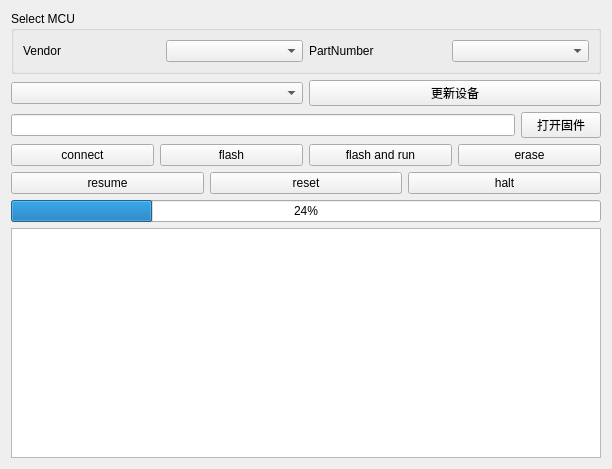
<?xml version="1.0" encoding="UTF-8"?>
<ui version="4.0">
 <class>Form</class>
 <widget class="QWidget" name="Form">
  <property name="geometry">
   <rect>
    <x>0</x>
    <y>0</y>
    <width>612</width>
    <height>469</height>
   </rect>
  </property>
  <property name="windowTitle">
   <string>DapLink flash</string>
  </property>
  <layout class="QVBoxLayout" name="verticalLayout_2">
   <item>
    <widget class="QGroupBox" name="groupBox">
     <property name="title">
      <string>Select MCU</string>
     </property>
     <layout class="QHBoxLayout" name="horizontalLayout_4">
      <item>
       <layout class="QHBoxLayout" name="horizontalLayout_3">
        <item>
         <layout class="QHBoxLayout" name="horizontalLayout">
          <item>
           <widget class="QLabel" name="label">
            <property name="text">
             <string>Vendor</string>
            </property>
           </widget>
          </item>
          <item>
           <widget class="QComboBox" name="vendor_list"/>
          </item>
         </layout>
        </item>
        <item>
         <layout class="QHBoxLayout" name="horizontalLayout_2">
          <item>
           <widget class="QLabel" name="label_2">
            <property name="text">
             <string>PartNumber</string>
            </property>
           </widget>
          </item>
          <item>
           <widget class="QComboBox" name="device_list"/>
          </item>
         </layout>
        </item>
       </layout>
      </item>
     </layout>
    </widget>
   </item>
   <item>
    <layout class="QVBoxLayout" name="verticalLayout">
     <item>
      <layout class="QHBoxLayout" name="horizontalLayout_7">
       <item>
        <widget class="QComboBox" name="daplink_list"/>
       </item>
       <item>
        <widget class="QPushButton" name="update_dap">
         <property name="text">
          <string>更新设备</string>
         </property>
        </widget>
       </item>
      </layout>
     </item>
     <item>
      <layout class="QHBoxLayout" name="horizontalLayout_5">
       <item>
        <widget class="QLineEdit" name="filepath"/>
       </item>
       <item>
        <widget class="QPushButton" name="selsec_firmware">
         <property name="text">
          <string>打开固件</string>
         </property>
        </widget>
       </item>
      </layout>
     </item>
     <item>
      <layout class="QHBoxLayout" name="horizontalLayout_6">
       <item>
        <widget class="QPushButton" name="connect">
         <property name="text">
          <string>connect</string>
         </property>
        </widget>
       </item>
       <item>
        <widget class="QPushButton" name="flash">
         <property name="text">
          <string>flash</string>
         </property>
        </widget>
       </item>
       <item>
        <widget class="QPushButton" name="flash_run">
         <property name="text">
          <string>flash and run</string>
         </property>
        </widget>
       </item>
       <item>
        <widget class="QPushButton" name="erase">
         <property name="text">
          <string>erase</string>
         </property>
        </widget>
       </item>
      </layout>
     </item>
     <item>
      <layout class="QHBoxLayout" name="horizontalLayout_8">
       <item>
        <widget class="QPushButton" name="resume">
         <property name="text">
          <string>resume</string>
         </property>
        </widget>
       </item>
       <item>
        <widget class="QPushButton" name="run">
         <property name="text">
          <string>reset</string>
         </property>
        </widget>
       </item>
       <item>
        <widget class="QPushButton" name="halt">
         <property name="text">
          <string>halt</string>
         </property>
        </widget>
       </item>
      </layout>
     </item>
     <item>
      <widget class="QProgressBar" name="progressBar">
       <property name="value">
        <number>24</number>
       </property>
      </widget>
     </item>
     <item>
      <widget class="QTextBrowser" name="log"/>
     </item>
    </layout>
   </item>
  </layout>
 </widget>
 <resources/>
 <connections/>
</ui>
